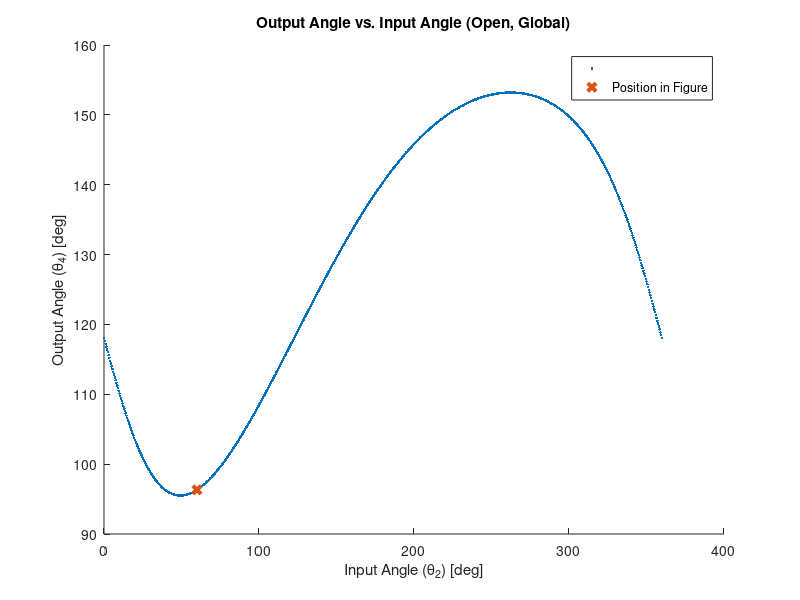
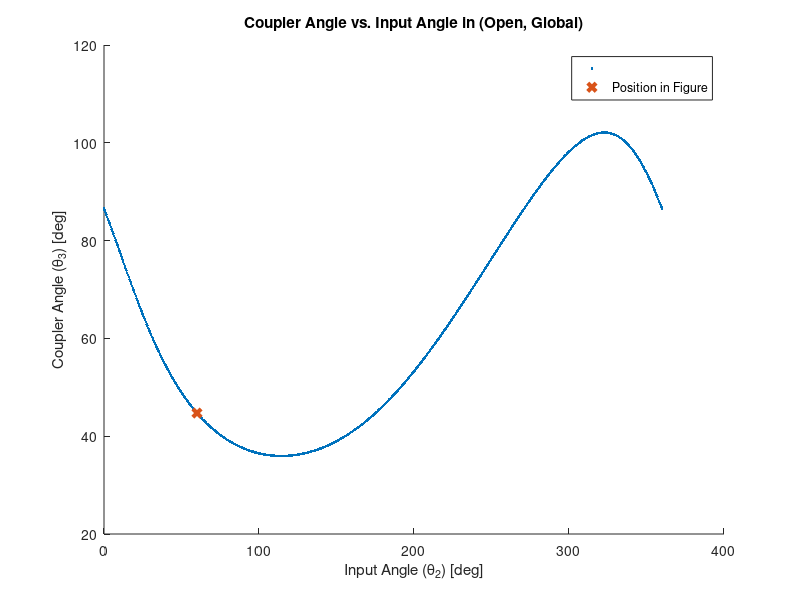
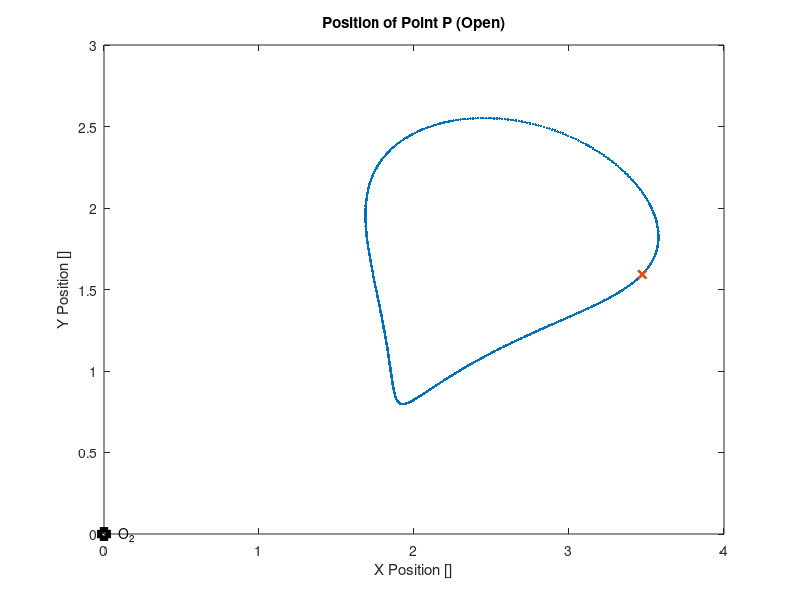
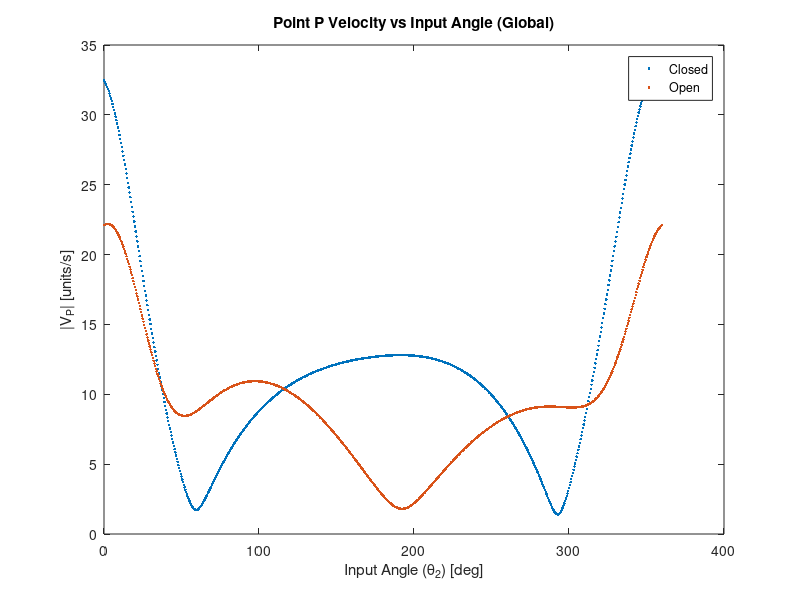

The MATLAB script that drew these images, in order:
%% ME480 Mechanism Solver
%Author: Michael Pagan
clc, clear, close all

%% Problem Type
%Select mechanism
crankslider = 0; %
slidercrank = 0; %
fourbar = 0; %
fourbar_to_crankslider = 0; %
slidercrank_to_fourbar = 0; %

%% 4 Bar Pin Joint Mechanism Parameters
% Link lengths
a = 1.0; %input (crank) length
b = 2.06; %coupler length
c = 2.33; %output length
d = 2.22; %ground length

% transform between local and global coordinates
theta1 = (0); %ccw angle from local +x axis to global X axis
     %local +x points from crank ground to ouput ground (O2 to O4)
     
% point of interest P on linkage
P_link = 'b'; %define which link the point is on: 'a' 'b' or 'c'
p = 3.06 ; %distance from link pin joint to desired point P (e.g. AP)
delta = -31; %fixed angle between selected link vector and point vector on 
                %link. e.g. angle between AB and AP. cw = negative
                
% position of mechanism shown in figure
theta2_fig_g = 60; %approximate theta 2 for determining configuration of 
                    %figure. Global system. Must be between 0-360 deg.
theta2_fig_l = theta2_fig_g + theta1;                    
theta3_fig_g = 45; %approximate theta 3 for determining configuration of 
                    %figure. Global system. Must be between 0-360 deg.
omega_2 = 100*2*pi/60; %input velocity

%Custom input range for crank in local coordinates
override_togs = 0; %change to 1 to use custom range
custom_input = theta2_fig_l; %specify custom range LOCAL coordinates

%% Crank-Slider Mechanism Parameters
% link lengths
a_cs = c; %crank-slider crank
b_cs = 5.40; %crank-slider coupler
c_cs = 0; %crank-slider offset: normal distance from O2_cs to slider dof

% define crank of crank-slider
fourbarlink_equivalent = 'c';
connection = 'p'; %end point of crank-slider crank link. e.g. if 4bar
                %precedes crank-slider and 4bar output is the cs input,'c'

theta3_cs_fig_g = 315; %approximate theta 3 of crank slider. 
                    %for determining configuration of figure
                    %Global system. Must be between 0-360 deg.
                    
%%%%%%%%%%%%%%%%%%%%%%%%%%%%%%%%%%%%%%%%%%%%%%%%%%%%%%%%%%%%%%%%%%%%%%%%%%
%%%%%%%%%%%%%%%%%%%%%%%%%%%%%%%%%%%%%%%%%%%%%%%%%%%%%%%%%%%%%%%%%%%%%%%%%%
%% Toggle Positions
% Grashof determination
links = [a,b,c,d];
grash = 0; %flag for grashof
if (max(links)+ min(links)) <= sum(links)-(max(links)+ min(links))
    disp('GRASHOF')
    grash = 1;
else
    disp('NON-GRASHOF')
end

%Flags for number of toggles
Onetog = 0;

Twotog = 0;

if not(grash) %there must be toggle positions
    % Test for NaN case
    tog1_inards = (a^2+d^2-b^2-c^2)/(2*a*d)+b*c/(a*d);
    tog2_inards = (a^2+d^2-b^2-c^2)/(2*a*d)-b*c/(a*d);

    % Calculate the two toggle positions, in local coordinates
    if xor((abs(tog1_inards) > 1), (abs(tog2_inards) > 1))
        %checks that ONLY one of the toggle equations is valid
        Onetog = 1; %flag that we have opposite/equal togs
        disp('EQUAL AND OPPOSITE TOGGLE POSITIONS')
        if abs(tog1_inards) < 1 %plus case is valid
            theta_tog1_l = (acosd(tog1_inards)); %plus
            theta_tog2_l = -theta_tog1_l;

        else %minus case is valid
            theta_tog2_l = (acosd(tog2_inards)); % minus
            theta_tog1_l = -theta_tog2_l;
        end

    else %both toggle equations must be valid
        disp('TWO UNIQUE TOGGLE POSITIONS')
        Twotog = 1;
        theta_tog1_l = (acosd(tog1_inards)); % plus
        theta_tog2_l = (acosd(tog2_inards)); % minus
    end
    %create vector with original toggle points
    togs_l = [theta_tog1_l, theta_tog2_l];

    % create vector with positive toggle points
    togs_l_pos = togs_l + 360.*(togs_l < 0);

    % convert to global
    togs_g = togs_l_pos - theta1;
    
    %determine if approximate theta 2 is between cw or ccw range of togs
    if theta2_fig_l < max(togs_l_pos) && theta2_fig_g > min(togs_l_pos)
        toggle_dir = 1; %in this case the configuration lies in the ccw range
                        %of the toggle positions
    else
        toggle_dir = 0; %else configuration must be in the cw range
    end
end

%% Create input vector
%case for opposite and equal toggle angles. abs will be 0 to 180 deg
if override_togs > 0
    theta2l = custom_input;
    theta2g = theta2l - theta1;
else
    if Onetog
        % case for opposite and equal toggle angles
        if toggle_dir < 1 %from positive tog through +x axis to negative tog
            theta2l = flip(min(togs_l):0.5:max(togs_l)); %local
            theta2l = theta2l + 360.*(theta2l < 0);
        else % from positive tog through -x axis to negative tog
            theta2l = min(togs_l_pos):0.5:max(togs_l_pos); %local
        end

    elseif Twotog
        %case for two unique toggle points. togs will be [0 , 180] deg local
        % direction irrelevant bc range does not cross x axis
        theta2l = min(togs_l):0.5:max(togs_l); %local

    elseif grash
        %case for no toggle points. Input angle theta 2 can go 360 deg
        theta2l = 0:0.5:360;
        theta2g = theta2l;
    end
end

% convert local input range to global
if not(grash)
    theta2g = theta2l - theta1;
    theta2g = theta2g + 360.*(theta2g < 0);
end

% Make all negative input angles positive
theta2l = theta2l + 360.*(theta2l < 0);

%% Calculated Parameters
k1 = d/a;
k2 = d/c;
k3 = (a^2-b^2+c^2+d^2)/(2*a*c);
k4 = d/b;
k5 = (c^2-d^2-a^2-b^2)/(2*a*b);

A = cosd(theta2l)-k1-k2*cosd(theta2l)+k3;
B = -2*sind(theta2l);
C = k1-(k2+1)*cosd(theta2l)+k3;
D = cosd(theta2l)-k1+k4*cosd(theta2l)+k5;
E = -2*sind(theta2l);
F = k1 + (k4-1)*cosd(theta2l)+k5;

%% Output Angle Theta 4

%OPEN CONFIGURATION
%calculate the open configuration output angle. "Minus" eq
%find and remove imaginary input arguments
Q_m4 = (-B-sqrt(B.^2-4*A.*C));
Q_m4(imag(Q_m4) ~= 0) = NaN;
%calculate the angle
theta4open_l = (2*atan2d(Q_m4, 2*A)); %local,
%convert to global. We only report output angles in global.
theta4open_g = theta4open_l - theta1;
%find and correct large and/or negative angles
for j = 1:2 %loop through twice for angles < -360
    theta4open_g = theta4open_g + 360.*(theta4open_g < 0);
end

%CLOSED CONFIGURATION
%calculate the closed configuration output angle. "Plus" eq
%find and remove imaginary input arguments
Q_p4 = (-B+sqrt(B.^2-4*A.*C));
Q_p4(imag(Q_p4) ~= 0) = NaN;
%calculate the angle
theta4closed_l = (2*atan2d(Q_p4,2*A));%local,
%convert to global
theta4closed_g = theta4closed_l - theta1;
%find and correct large and/or negative angles
for j = 1:2
    theta4closed_g = theta4closed_g + 360.*(theta4closed_g < 0);
end

%DEPICTED CONFIGURATION
%calculate D,E,F for the current position
A_fig = cosd(theta2_fig_l)-k1-k2*cosd(theta2_fig_l)+k3;
B_fig = -2*sind(theta2_fig_l);
C_fig = k1-(k2+1)*cosd(theta2_fig_l)+k3;
%calculate closed theta 3 for current position
theta4closed_fig_l = (2*atan2d(-B_fig+sqrt(B_fig.^2-4*A_fig.*C_fig),...
                                    2*A_fig)); %local, plus
%convert to global                  
theta4closed_fig_g = theta4closed_fig_l - theta1; 

%calculate open theta 3 for current position
theta4open_fig_l = 2*atan2d(-B_fig-sqrt(B_fig.^2-4*A_fig.*C_fig),...
                                    2*A_fig); %local, minus
%convert to global                    
theta4open_fig_g = theta4open_fig_l - theta1;

%make sure angles are 0-360
for k = 1:2
    theta4open_fig_g = theta4open_fig_g + 360.*(theta4open_fig_g < 0);
    theta4closed_fig_g = theta4closed_fig_g + 360.*(theta4closed_fig_g < 0);
end

%% Coupler Angle Theta 3

%OPEN CONFIGURATION
%calculate the open configuration coupler angle. "Minus case"
%find and remove imaginary input arguments
Q_m3 = (-E-sqrt(E.^2-4*D.*F));
Q_m3(imag(Q_m3) ~= 0) = NaN;
%calculate the angle
theta3open_l = (2*atan2d(Q_m3,2*D));%local, 
%convert to global
theta3open_g = theta3open_l - theta1;
%find and correct negative angles
for j = 1:2
    theta3open_g = theta3open_g + 360.*(theta3open_g < 0);
end

%CLOSED CONFIGURATION
%calculate the closed configuration coupler angle. "Plus case:"
%find and remove imaginary input arguments
Q_p3 = (-E+sqrt(E.^2-4*D.*F));
Q_p3(imag(Q_p3) ~= 0) = NaN;
%calculate the angle
theta3closed_l = (2*atan2d(Q_p3, 2*D)); %local, plus
%convert to global
theta3closed_g = theta3closed_l - theta1; %
for j = 1:2
    theta3closed_g = theta3closed_g + 360.*(theta3closed_g < 0);
end

%DEPICTED CONFIGURATION
%calculate current coupler angle in given figure based on estimated theta2
%calculate D,E,F for the current position
D_fig = cosd(theta2_fig_l)-k1+k4*cosd(theta2_fig_l)+k5;
E_fig = -2*sind(theta2_fig_l);
F_fig = k1 + (k4-1)*cosd(theta2_fig_l)+k5;
%calculate closed theta 3 for current position
theta3closed_fig_l = (2*atan2d((-E_fig+sqrt(E_fig.^2-4*D_fig.*F_fig)),...
                      2*D_fig)); %local, plus
%convert to global                  
theta3closed_fig_g = theta3closed_fig_l - theta1; 

%calculate open theta 3 for current position
theta3open_fig_l = (2*atan2d((-E_fig-sqrt(E_fig.^2-4*D_fig.*F_fig)),...
                        2*D_fig));%local, 
%convert to global                    
theta3open_fig_g = theta3open_fig_l - theta1;

%make sure angles are 0-360
for k = 1:2
    theta3open_fig_g = theta3open_fig_g + 360.*(theta3open_fig_g < 0);
    theta3closed_fig_g = theta3closed_fig_g + 360.*(theta3closed_fig_g < 0);
end

%% Determine Configuration of Depiction in Figure
%check if open or closed coupler angle is closer to visually-estimated
    %coupler angle in figure. Comparison of absolute differences
if abs(theta3open_fig_g-theta3_fig_g) > abs(theta3closed_fig_g-theta3_fig_g)
    disp('CURRENT POSITION IN FIGURE IS CLOSED CONFIGURATION')
    % flags for open/closed
    closed = 1;
    open = 0;
    
    theta3current_fig_g = theta3closed_fig_g;
    theta4current_fig_g = theta4closed_fig_g;
    
    theta3g = theta3closed_g;
    theta4g = theta4closed_g;
else
    disp('CURRENT POSITION IN FIGURE IS OPEN CONFIGURATION')
    % flags for open/closed
    open = 1;
    closed = 0; 
    
    theta3current_fig_g = theta3open_fig_g;
    theta4current_fig_g = theta4open_fig_g;
    
    theta3g = theta3open_g;
    theta4g = theta4open_g;
end

%ensure the angles are (0-360)
for k = 1:2
    theta3current_fig_g = theta3current_fig_g + 360.*(theta3current_fig_g < 0);
    theta3current_fig_g = theta3current_fig_g - 360.*(theta3current_fig_g > 360);
    theta4current_fig_g = theta4current_fig_g + 360.*(theta4current_fig_g < 0);
    theta4current_fig_g = theta4current_fig_g - 360.*(theta4current_fig_g > 360);
end

%% Print Relevant Values
if length(theta2g) == 1
    fprintf('For Theta2g = %.3f:\n    Theta3g = %.3f\n    Theta4g = %.3f\n',theta2g, theta3g, theta4g)

    fprintf('Angles shown in figure, based on Theta2g_fig = %.3f:\n     Theta3g_fig = %.3f\n     Theta4g_fig = %.3f\n', theta2_fig_g, theta3current_fig_g, theta4current_fig_g)
end

%% Plot Coupler and Output Angles
figure(1)
hold on
plot(theta2g, theta4g,'.')
xlabel('Input Angle (\theta_2) [deg]')
ylabel('Output Angle (\theta_4) [deg]')
plot(theta2_fig_g, theta4current_fig_g, 'x','linewidth',3)
legend( '', 'Position in Figure')
if open
    title('Output Angle vs. Input Angle (Open, Global)')
else
    title('Output Angle vs. Input Angle (Closed, Global)')
end

figure(2)
hold on
plot(theta2g, theta3g, '.');
xlabel('Input Angle (\theta_2) [deg]')
ylabel('Coupler Angle (\theta_3) [deg]')
plot(theta2_fig_g, theta3current_fig_g, 'x','linewidth',3)
legend('','Position in Figure')
if open
    title('Coupler Angle vs. Input Angle in (Open, Global)')
else
    title('Coupler Angle vs. Input Angle in (Closed, Global)')
end

%% Point P on Coupler
%find the vector P in global space. 
if P_link == 'a' %point P is on link a (input). Pinned at O2
    %find angle of  O2P
    thetaP_g = theta2g + delta;
    
    % P-> = AP-> relative to O2
    P = p*cosd(thetaP_g) + 1i*p*sind(thetaP_g);  
    
    %current position of point P
    thetaPcurrent_g = theta2_fig_g + delta;
    P_current = p*cosd(thetaPcurrent_g) + 1i*p*sind(thetaPcurrent_g);  
    
elseif P_link == 'b' %point P is on link b (coupler). Pinned at A
    %find angle of AP
    thetaP_g = theta3g + delta;
    
    %P-> = AB-> + BP-> relative to O2
    P = a*cosd(theta2g) + p*cosd(thetaP_g) + ...
        1i*(a*sind(theta2g) + p*sind(thetaP_g));
    
    %current position of point P
    thetaPcurrent_g = theta3current_fig_g + delta;
    P_current = a*cosd(theta2_fig_g) + p*cosd(thetaPcurrent_g) + ...
        1i*(a*sind(theta2_fig_g) + p*sind(thetaPcurrent_g));
    
elseif P_link == 'c' %point P is on link c (output)
    %find angle O4P
    thetaP_g = theta4g + delta;
                                       
    
    % P-> = O2P-> relative to O4
    P = p*cosd((thetaP_g)) + 1i*p*sind((thetaP_g));

    %current position of point P relative to O4
    thetaPcurrent_g = theta4current_fig_g + delta;
    P_current = p*cosd(thetaPcurrent_g) + 1i*p*sind(thetaPcurrent_g); 
    
else %point P link incorrectly defined
    disp('Incorrect definition of link for point P. Check  var ''P_link''')
end

Px = real(P);
Py = imag(P);
Px_current = real(P_current);
Py_current = imag(P_current);

%% Plot Position on Coupler

figure(4)
daspect([1 1 1]);
plot(Px, Py, '.')
xlabel('X Position []')
ylabel('Y Position []')

if open
    title('Position of Point P (Open)')
else
    title('Position of Point P (Closed)')
end

hold on
%plot current position of P
plot(Px_current, Py_current, 'x','linewidth',2)

%plot and label the origin
plot(0,0,'ks','linewidth', 4)
if P_link == 'b' || P_link == 'a' %O2 is at the origin
    text(.05*range([Px]),0, {'O_2'})
elseif P_link == 'c' %O4 is at origin
    text(.05*range([Px]),0, {'O_4'})
end

%% Velocity Analysis
omega_3closed = a*omega_2/b .* (sind(theta4closed_g-theta2g)./sind(theta3closed_g-...
    theta4closed_g));
omega_3open = a*omega_2/b .* (sind(theta4open_g-theta2g)./sind(theta3open_g-...
    theta4open_g));

omega_4closed = a*omega_2/c .* (sind(-theta3closed_g+theta2g)./sind(theta4closed_g-...
    theta3closed_g));
omega_4open = a*omega_2/c .* (sind(-theta3open_g+theta2g)./sind(theta4open_g-...
    theta3open_g));

VA_g = a*omega_2*(-sind(theta2g)+1i*cosd(theta2g));

VBA_open_g = b*omega_3open .*(-sind(theta3open_g)+1i*cosd(theta3open_g));
VBA_closed_g = b*omega_3closed .*(-sind(theta3closed_g)+1i*cosd(theta3closed_g));

VB_open_g = c*omega_4open .*(-sind(theta4open_g)+1i*cosd(theta4open_g));
VB_closed_g = c*omega_4closed .*(-sind(theta4closed_g)+1i*cosd(theta4closed_g));

VPA_open_g = p*omega_3open .* -sind(theta3open_g + delta) + 1i*p.*omega_3open ...
    .* cosd(theta3open_g+delta);
VPA_closed_g = p*omega_3closed .* -sind(theta3closed_g + delta) + 1i*p.*omega_3closed ...
    .*cosd(theta3closed_g+delta);

VP_closed_g = VA_g + VPA_closed_g;
VP_open_g = VA_g + VPA_open_g;

VPmag_open = abs(VP_open_g);
VPmag_closed = abs(VP_closed_g);

%% Plot velocity
figure(5)
plot(theta2g, VPmag_closed, '.', theta2g, VPmag_open, '.');
title('Point P Velocity vs Input Angle (Global)')
xlabel('Input Angle (\theta_2) [deg]')
ylabel('|V_P| [units/s]')
legend('Closed','Open')

%% Crank-Slider
% assign crank-slider input as 4bar output if applicable
if fourbar_to_crankslider
    theta2cs_closed_g = thetaPclosed_g;
    theta2cs_open_g = thetaPopen_g;
else %crank slider input
    theta2cs_closed_g = 0:0.5:360; %there are no toggle positions for cs
    theta2cs_open_g = 0:0.5:360;
%     if override_togs
%         theta2cs_closed_g = custom_input;
%         theta2cs_open_g = custom_input;
%     end
end

theta3cs_closed_g = asind((a_cs*sind(theta2cs_closed_g)-c_cs)/b_cs);
d_cs_closed_g = a_cs*cosd(theta2cs_closed_g)-b_cs*cosd(theta3cs_closed_g);

theta3cs_open_g = asind(-(a_cs*sind(theta2cs_open_g)-c_cs)/b_cs)+180;
d_cs_open_g = a_cs*cosd(theta2cs_open_g)-b_cs*cosd(theta3cs_open_g);

%slider position must be >0 for this mechanism
d_cs_open_g(d_cs_open_g<0) = NaN;
d_cs_closed_g(d_cs_closed_g<0) = NaN;
%Plot the position of the slider
figure(6)
plot(d_cs_open_g, zeros(length(d_cs_open_g)),'.')
title('Slider Position')
xlabel('X Position [units]')
ylabel('Y Position [units]')
hold on
%Assuming pinned joint of crank is origin
plot(0,0,'ks','linewidth', 5)
daspect([1 1 1]);
text(.05*range(d_cs_open_g),0, {'O_2'})

%% Velocity of slider
omega2_cs = omega_4open;

omega3_cs_open = a_cs/b_cs * cosd(theta2cs_open_g)/cosd(theta3cs_open_g)...
    *omega2_cs;
omega3_cs_closed = a_cs/b_cs * cosd(theta2cs_closed_g)/cosd(theta3cs_closed_g)...
    *omega2_cs;

d_cs_dot_open = -a_cs*omega2_cs.*sind(theta2cs_open_g)+b_cs*omega3_cs_open...
    .*sind(theta3cs_open_g);
d_cs_dot_closed = -a_cs*omega2_cs.*sind(theta2cs_closed_g)+b_cs*omega3_cs_closed...
    .*sind(theta3cs_closed_g);

figure(7)
plot(theta2g, d_cs_dot_open, '.');
title('Slider Velocity vs Input Angle (Global)')
xlabel('Input Angle (\theta_2) [deg]')
ylabel('V_C [units/s]')
